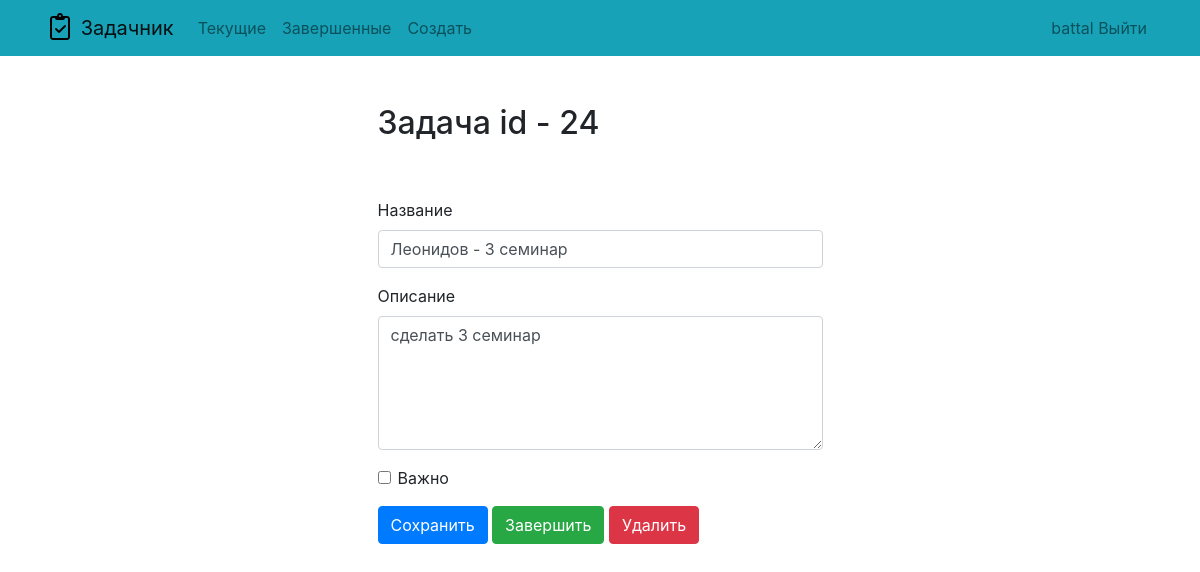
/todo/24 (signed in), run on the app's committed database.
### todo/models.py (models this page shows, shortened)
class Todo(models.Model):
    title = models.CharField(max_length=200)
    description = models.TextField(blank=True)  # blank не обязательное поле
    date_created = models.DateTimeField(auto_now_add=True)
    date_end = models.DateTimeField(null=True, blank=True)
    important = models.BooleanField(default=False)
    user = models.ForeignKey(User, on_delete=models.CASCADE)

### todo/views.py (the view, shortened to what this page needs)
# urls.py: path('todo/<int:todo_pk>', views.viewtodo, name='viewtodo'),
@login_required
def viewtodo(request, todo_pk):
    global form
    task = get_object_or_404(Todo, pk=todo_pk, user=request.user)
    if request.method == "GET":
        form = FormTodo(instance=task)
        return render(request, "todo/viewtodo.html", {'task': task, 'form': form})

### todo/forms.py
class FormTodo(ModelForm):
    class Meta:
        model = Todo
        fields = ['title', 'description', 'important']

### todo/templates/todo/viewtodo.html (shortened to what this page needs)
{% extends "todo/base.html" %}
{% block content %}
    <div class="row justify-content-center mt-5">
        <div class="col-md-5">
            <h2>Задача id - {{ task.id }}</h2>
        </div>
    </div>
    <div class="row justify-content-center mt-5">
        <div class="col-md-5">
            <form method="POST">
                <div class="form-group">
                    <label for="title">Название</label>
                    <input type="text" name="title" class="form-control" id="title" value="{{ task.title }}" required>
                </div>
                <div class="form-group">
                    <label for="description">Описание</label>
                    <textarea name="description" rows="5" class="form-control" id="description" >{{ task.description }}</textarea>
                </div>
                <div class="form-group form-check">
                    <input type="checkbox" name="important" class="form-check-input" id="important" {% if todo.important %}checked{% endif %}>
                    <label class="form-check-label" for="important">Важно</label>
                </div>
                <button type="submit" class="btn btn-primary">Сохранить</button>
                <button type="button" class="btn btn-success" onclick="$('#complete').click()">Завершить</button>
                <button type="button" class="btn btn-danger" onclick="$('#delete').click()">Удалить</button>
            </form>
        </div>
    </div>
{% endblock %}

### todo/templates/todo/base.html (shortened to what this page needs)
<!doctype html>
{% load static %}
<html lang="ru">
<head>
    <link rel="stylesheet" href="https://stackpath.bootstrapcdn.com/bootstrap/4.4.1/css/bootstrap.min.css">
</head>
<body>
<nav class="navbar navbar-expand-md navbar-light  bg-info">
<div class="container">
    <a class="navbar-brand" href="{% url 'home' %}">
         <img src="{% static 'todo/logo1.png' %}" width="30" height="30" class="d-inline-block align-top">
        <span>Задачник</span>
    </a>
    <div class="collapse navbar-collapse" id="navbarNav">
    {% if user.is_authenticated %}
        <ul class="navbar-nav mr-auto">
                <li class="nav-item {{ current }}">
                    <a class="nav-link" href="{% url 'currenttodos' %}">Текущие</a>
                </li>
                <li class="nav-item {{ completed }}">
                    <a class="nav-link" href="{% url 'completedtodos' %}">Завершенные</a>
                </li>
                <li class="nav-item {{ create }}">
                    <a class="nav-link" href="{% url 'createtodo' %}">Создать</a>
                </li>
        </ul>
    {% endif %}
    <ul class="navbar-nav ml-auto">
            {% if user.is_authenticated %}
                <li class="nav-item">
                    <a href="#" onclick="$('#signOutBtn').click()" class="nav-link"> {{ user }} Выйти</a>
                </li>
            {% endif %}
        </ul>
    </div>
</div>
</nav>
<div class="container">
{% block content %}{% endblock %}
</div>
</body>
</html>

### data on the page
Todo: id "24", title "Леонидов - 3 семинар", description "сделать 3 семинар"

### other printed values
{{ user }} "battal"
